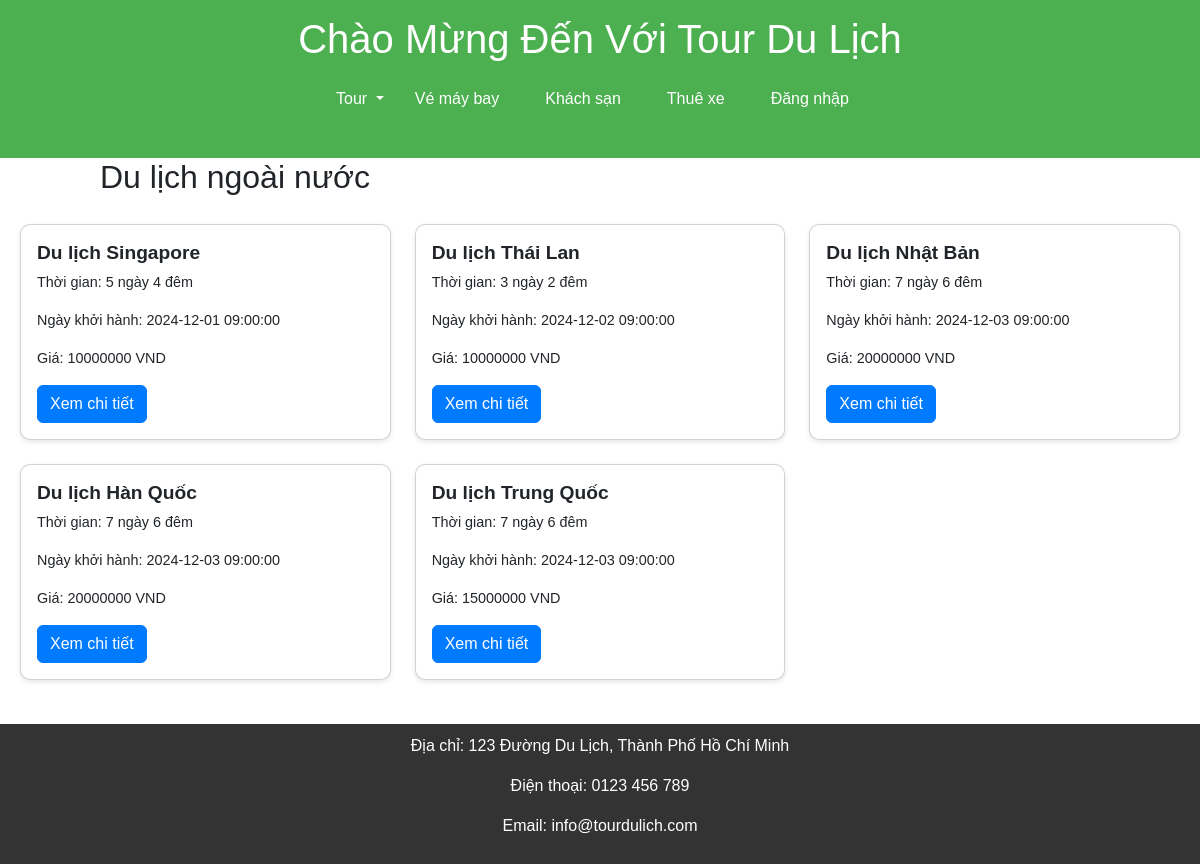
The app's page /tour/tour_ngoainuoc.php with its own data.
### tables this page shows
CREATE TABLE `tour` (
  `id_tour` int(11) NOT NULL,
  `name` varchar(100) NOT NULL,
  `id_dest` int(11) NOT NULL,
  `duration` int(11) NOT NULL,
  `date` date NOT NULL,
  `time` time NOT NULL,
  `type` enum('Trong nước','Ngoài nước') NOT NULL,
  `price` int(11) NOT NULL,
  `desc` text NOT NULL
);

### tour/tour_ngoainuoc.php (the view, shortened to what this page needs)
<?php
require "../connect.php";
$query = "SELECT * FROM `tour` WHERE `type` = 'Ngoài Nước'";
$result = mysqli_query($conn, $query);
?>
<!DOCTYPE html>
<html lang="vi">
<head>
    <link rel="stylesheet" href="https://cdn.jsdelivr.net/npm/bootstrap@5.2.3/dist/css/bootstrap.min.css">
</head>
<body>
<header>
    <div class="container">
        <h1><a class="nav-link" href="../home.php">Chào Mừng Đến Với Tour Du Lịch</a></h1>
        <nav class="navbar navbar-expand-lg">
            <div class="container-fluid">
                <ul class="navbar-nav">
                    <li class="nav-item dropdown">
                        <p class="nav-link dropdown-toggle" id="tourDropdown" role="button" data-bs-toggle="dropdown" aria-expanded="false">
                            Tour
                        </p>
                    </li>
                    <li class="nav-item"><a class="nav-link" href="../maybay/booking.php">Vé máy bay</a></li>
                    <li class="nav-item"><a class="nav-link" href="#">Khách sạn</a></li>
                    <li class="nav-item"><a class="nav-link" href="../thuexe/thuexe.php">Thuê xe</a></li>
<?php
                    if (isset($_SESSION['id_user'])) {
                    echo '
                    <li class="nav-item">
                        <a class="nav-link" href="../login/profile.php">Profile</a>
                    </li>
                    <li class="nav-item">
                        <a class="nav-link" href="../login/logout.php">Đăng xuất</a>
                    </li>
                    ';
                    } else {
                    echo '
                    <li class="nav-item">
                        <a class="nav-link" href="../login/login.php">Đăng nhập</a>
                    </li>
                    ';
                    }
?>
                </ul>
            </div>
        </nav>
    </div>
</header>
<h2 style="margin-left: 100px">Du lịch ngoài nước</h2>
<section class="tour-list">
    <div class="row">
        <?php
        if (mysqli_num_rows($result) != 0) {
            while ($row = mysqli_fetch_row($result)) {
                $dem = $row[3]-1;
                echo "<div class='col-md-4 col-sm-6 mb-4'>
            <div class='card'>
                <div class='card-body'>
                    <h5 class='card-title'>$row[1]</h5>
                    <p class='card-text'>Thời gian: $row[3] ngày $dem đêm </p>
                    <p class='card-text'>Ngày khởi hành: $row[4] $row[5]</p>
                    <p class='card-text'>Giá: $row[7] VND</p>
                    <form method='post' action=''>
                        <input type='hidden' name='idToSubmit' value='$row[0]'>
                        <input type='submit' name='submit' class='btn btn-primary' value='Xem chi tiết'>
                    </form>
                </div>
            </div>
        </div>";
            }
        }
        ?>
    </div>
</section>
<footer>
    <p>Địa chỉ: 123 Đường Du Lịch, Thành Phố Hồ Chí Minh</p>
    <p>Điện thoại: 0123 456 789</p>
    <p>Email: info@tourdulich.com</p>
</footer>
</body>
</html>

### tour/tour_ngoainuoc.php (style rules this page uses)
body { font-family: Arial, sans-serif; margin: 0; padding: 0; display: flex; flex-direction: column; min-height: 100vh; }
header { background-color: #4CAF50; color: white; padding: 15px 20px; text-align: center; color: white; }
.navbar-nav { margin: auto; }
.nav-link { color: #ffffff !important; }
nav a { margin: 0 15px; color: white; text-decoration: none; }
.tour-list { flex: 1; display: flex; flex-direction: column; align-items: center; padding: 20px; }
footer { background-color: #333; color: white; text-align: center; padding: 10px 0; }
.tour-list .card { border-radius: 10px; box-shadow: 0 2px 5px rgba(0, 0, 0, 0.1); transition: transform 0.3s ease-in-out; }
.tour-list .card-title { font-size: 1.2em; font-weight: bold; }
.tour-list .card-text { font-size: 0.9em; }
.tour-list .btn { background-color: #007bff; border-color: #007bff; }

### records on screen
tour: name "Du lịch Singapore", duration "5", duration "4", date "2024-12-01", time "09:00:00", price "10000000"
tour: name "Du lịch Thái Lan", duration "3", duration "2", date "2024-12-02", time "09:00:00", price "10000000"
tour: name "Du lịch Nhật Bản", duration "7", duration "6", date "2024-12-03", time "09:00:00", price "20000000"
tour: name "Du lịch Hàn Quốc", duration "7", duration "6", date "2024-12-03", time "09:00:00", price "20000000"
tour: name "Du lịch Trung Quốc", duration "7", duration "6", date "2024-12-03", time "09:00:00", price "15000000"
